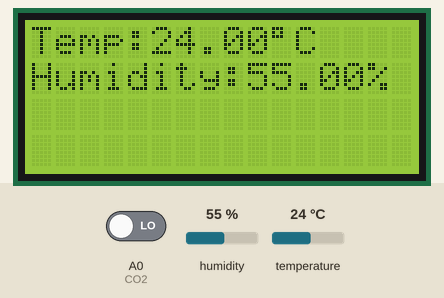
A sketch run on a simulated Arduino Uno, built with avr-gcc and run on an emulated ATmega328P. Shown: 16×4 character LCD. The test bench sets the inputs (shaded band); at power-on: A0 (CO2) LOW, humidity 55 %, temperature 24 °C. What the sketch prints to the serial monitor is not drawn.

Above: at 1.2 s.
1.3 s: A0 (CO2) driven HIGH
At 2.17 s:
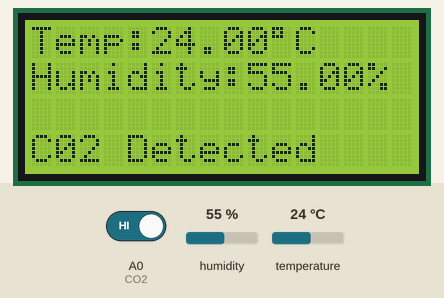
4.2 s: humidity set to 22 %
At 4.38 s:
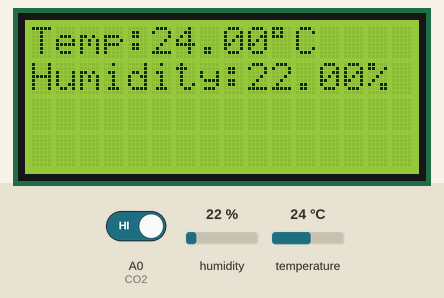
6.9 s: temperature set to 12 °C
At 8.59 s:
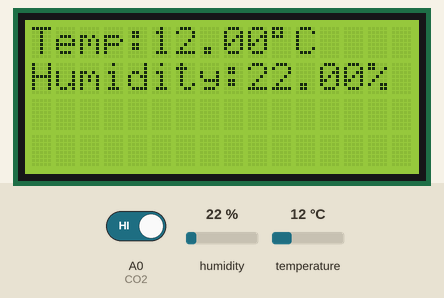
9.9 s: humidity set to 40 %
At 10.69 s:
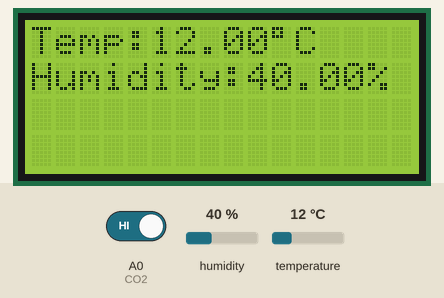
12.6 s: temperature set to 19 °C
At 12.69 s:
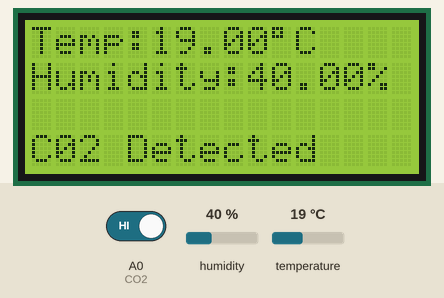

Measured:
- after the input at 1.3 s, the display: changes after 0.82 s (image 1)
- after the input at 4.2 s, the display: first changes at once (image 2 shows a later state)
- after the input at 6.9 s, the display: first differs from a run without the input after 1.5 s (image 3 shows a later state)
- after the input at 9.9 s, the display: first differs from a run without the input after 0.64 s (image 4 shows a later state)
- after the input at 12.6 s, the display: changes after 0.05 s (image 5)

The sketch:

code.ino
```cpp
#include "DHT.h"
#include <dht.h>
#define DHTPIN 6
#include <LiquidCrystal.h>
#define DHTTYPE DHT11
#define DHT11_PIN 6
DHT dht(DHTPIN, DHTTYPE);
#define CO2 A0
LiquidCrystal lcd(12, 11, 10, 9, 8, 7);
void setup(){
  Serial.begin(9600);
  Serial.println(F("DHTxx test!"));
  lcd.begin(16,4);
  pinMode(CO2,INPUT);
  dht.begin();
}

void loop(){
  float h = dht.readHumidity();
  // Read temperature as Celsius (the default)
  float t = dht.readTemperature();
  // Read temperature as Fahrenheit (isFahrenheit = true)
  float f = dht.readTemperature(true);

  // Check if any reads failed and exit early (to try again).
  if (isnan(h) || isnan(t) || isnan(f)) {
    Serial.println(F("Failed to read from DHT sensor!"));
    return;
  }
   // Compute heat index in Fahrenheit (the default)
  float hif = dht.computeHeatIndex(f, h);
  // Compute heat index in Celsius (isFahreheit = false)
  float hic = dht.computeHeatIndex(t, h, false);
  lcd.setCursor(0,0);
  lcd.print("Temp:");
  lcd.print(t);
  lcd.print((char)223);
  lcd.print("C");
  lcd.setCursor(0,1);
  lcd.print("Humidity:");
  lcd.print(h);
  lcd.print("%");
  if(digitalRead(CO2)==HIGH){
    lcd.setCursor(0,3);
    lcd.print("C02 Detected");
    delay(100);
    lcd.setCursor(0,3);
    lcd.print("              ");
    delay(100);
  }else{
    delay(2000);
  }
}
```
